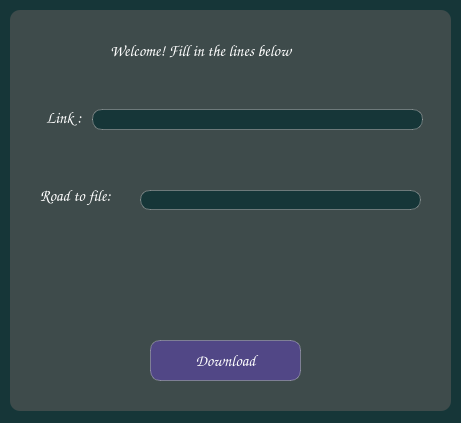
<?xml version="1.0" encoding="UTF-8"?>
<ui version="4.0">
 <class>MainWindow</class>
 <widget class="QMainWindow" name="MainWindow">
  <property name="geometry">
   <rect>
    <x>0</x>
    <y>0</y>
    <width>461</width>
    <height>423</height>
   </rect>
  </property>
  <property name="windowTitle">
   <string>Downloader</string>
  </property>
  <property name="windowIcon">
   <iconset>
    <normaloff>icons/youtube_img.png</normaloff>icons/youtube_img.png</iconset>
  </property>
  <property name="styleSheet">
   <string notr="true">QLineEdit{
    border: 1px solid rgba(255, 246, 246,80);
    border-radius: 10px;
    font-family: Comic Sans MS;
    font-size: 16px;
    color: white;
    background-color: rgb(62, 75, 75)
}

QLabel{
    border-radius: 10px;
    font-family: Comic Sans MS;
    color:white;
    font-size: 16px;
    background-color: rgb(62, 75, 75);
    border:none;
} 

QWidget{
    background-color: rgb(22, 54, 56);
}

QPushButton{
    background-color: rgba(116, 63, 240,90);
    font-family: Comic Sans MS;
    font-size: 16px;
    border: 1px solid rgba(247,247,247,80);
    border-radius: 10px;
    color: white;
}

QPushButton:hover{
    opacity: 0.2;
    transition: all 0.5s;
}

QPushButton:pressed{
    background-color: rgba(116, 63, 240,90);
	border: 1px solid rgba(247,247,247,80);
}

QFrame{
    background-color: rgb(62, 75, 75);
    border-radius: 10px;
    border: none;
} 

QComboBox{
    font-family: Comic Sans MS;
    font-size: 16px;
    background-color:rgb(86, 83, 90);
    border-radius: 10px;
    border:1px solid rgb(113, 111, 117);
	color:white;
}

QPlainTextEdit{
	border: 1px solid rgba(247,247,247,80);
    border-radius: 10px;
    font-family: Comic Sans MS;
    font-size: 14px;
    color: white;
    background-color:rgb(86, 83, 90)
}</string>
  </property>
  <widget class="QWidget" name="centralwidget">
   <widget class="QFrame" name="WORK_FRAME">
    <property name="geometry">
     <rect>
      <x>10</x>
      <y>10</y>
      <width>441</width>
      <height>401</height>
     </rect>
    </property>
    <property name="frameShape">
     <enum>QFrame::StyledPanel</enum>
    </property>
    <property name="frameShadow">
     <enum>QFrame::Raised</enum>
    </property>
    <widget class="QPushButton" name="DOWNLOAD_BUTTON">
     <property name="geometry">
      <rect>
       <x>140</x>
       <y>330</y>
       <width>151</width>
       <height>41</height>
      </rect>
     </property>
     <property name="text">
      <string>Download</string>
     </property>
     <property name="icon">
      <iconset>
       <normaloff>icons/download-img.png</normaloff>icons/download-img.png</iconset>
     </property>
     <property name="iconSize">
      <size>
       <width>24</width>
       <height>24</height>
      </size>
     </property>
    </widget>
    <widget class="QLabel" name="HELLO_LABEL">
     <property name="geometry">
      <rect>
       <x>100</x>
       <y>20</y>
       <width>251</width>
       <height>41</height>
      </rect>
     </property>
     <property name="text">
      <string>Welcome! Fill in the lines below</string>
     </property>
    </widget>
    <widget class="QLabel" name="LINK_LABEL">
     <property name="geometry">
      <rect>
       <x>36</x>
       <y>92</y>
       <width>51</width>
       <height>31</height>
      </rect>
     </property>
     <property name="text">
      <string>Link :</string>
     </property>
    </widget>
    <widget class="QLineEdit" name="LINK_CHOICE">
     <property name="geometry">
      <rect>
       <x>82</x>
       <y>99</y>
       <width>331</width>
       <height>21</height>
      </rect>
     </property>
    </widget>
    <widget class="QLabel" name="FILE_LABEL">
     <property name="geometry">
      <rect>
       <x>30</x>
       <y>170</y>
       <width>101</width>
       <height>31</height>
      </rect>
     </property>
     <property name="text">
      <string>Road to file:</string>
     </property>
    </widget>
    <widget class="QLineEdit" name="FILE_CHOICE">
     <property name="geometry">
      <rect>
       <x>130</x>
       <y>180</y>
       <width>281</width>
       <height>20</height>
      </rect>
     </property>
    </widget>
    <widget class="QLabel" name="RESULT_LABEL">
     <property name="geometry">
      <rect>
       <x>140</x>
       <y>250</y>
       <width>151</width>
       <height>31</height>
      </rect>
     </property>
     <property name="text">
      <string/>
     </property>
    </widget>
   </widget>
  </widget>
 </widget>
 <resources/>
 <connections/>
</ui>
